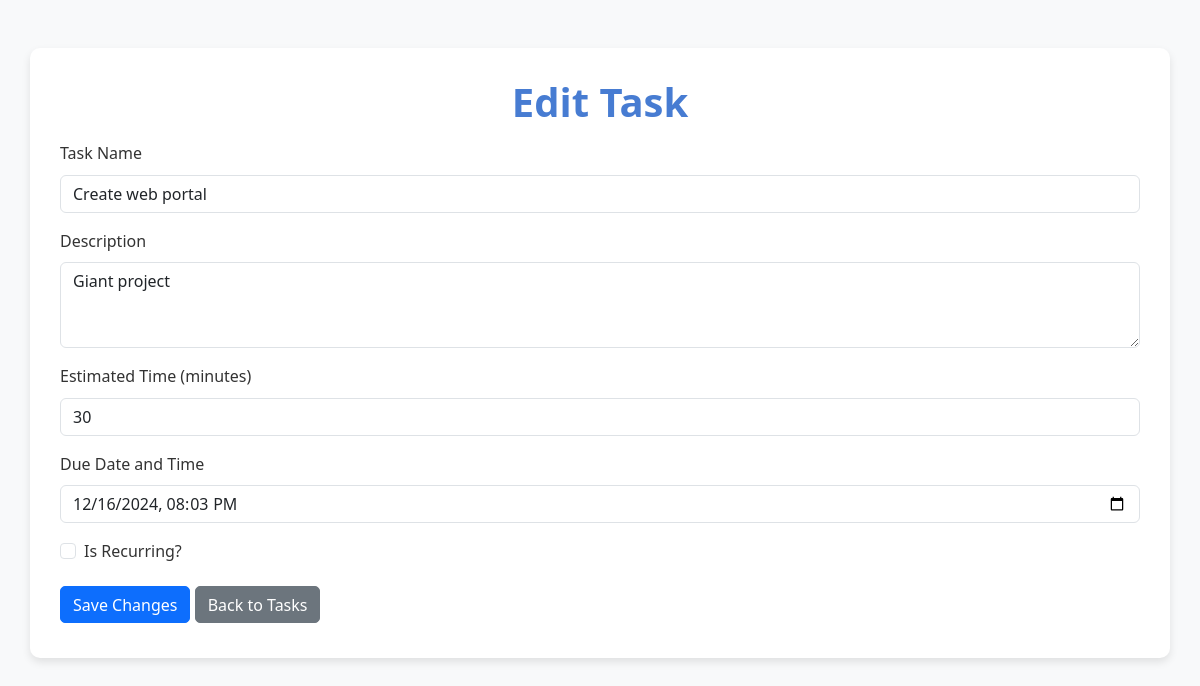
The page /tasks/edit/1/ (signed in) on the database as committed earlier.
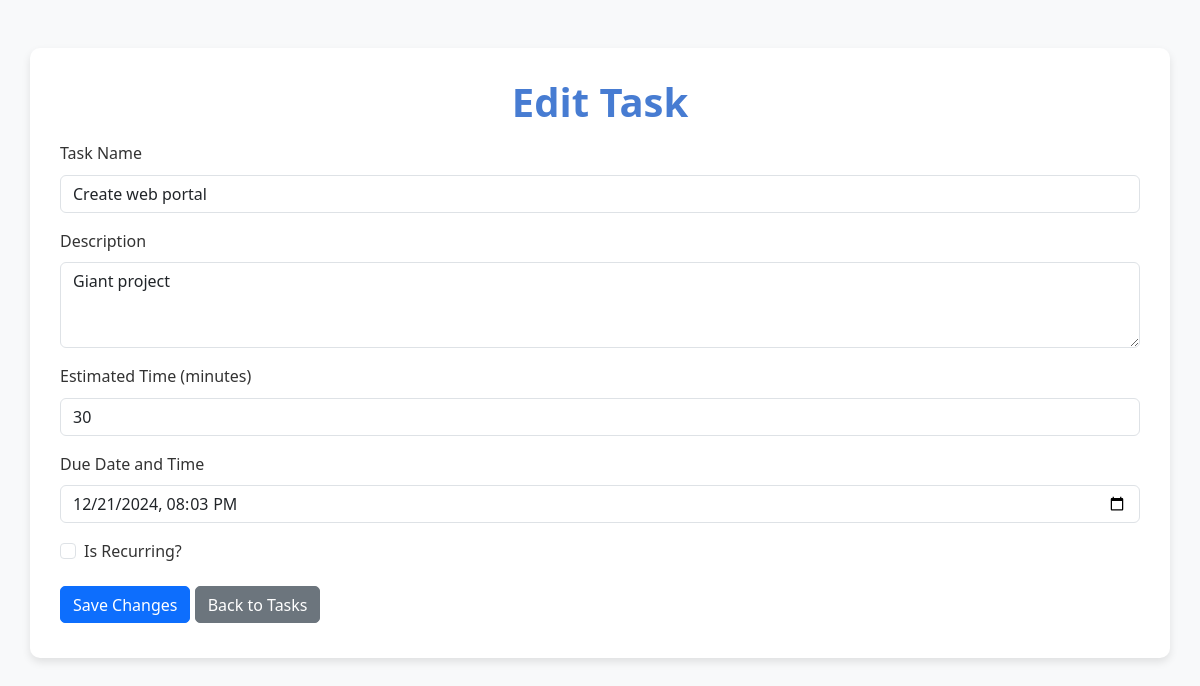
The same page on the database as committed later.
### tasker/models.py (models this page shows, shortened)
class Task(models.Model):
    user = models.ForeignKey(User, on_delete=models.DO_NOTHING)
    category = models.ForeignKey(Category, on_delete=models.SET_NULL, null=True, blank=True)
    name = models.CharField(max_length=150)
    description = models.CharField(max_length=1000)
    time = models.IntegerField()
    creation_date = models.DateTimeField(auto_now_add=True)
    recurring = models.BooleanField(default=False)
    due_date_time = models.DateTimeField()
    status = models.BooleanField(default=False)
    archived = models.BooleanField(default=False)

### tasker/views.py (the view, shortened to what this page needs)
# urls.py: path('tasks/edit/<int:task_id>/', EditTaskView.as_view(), name='edit_task'),
class EditTaskView(LoginRequiredMixin, View):
    login_url = 'login'
    def get(self, request, task_id):
        task = get_object_or_404(Task, id=task_id, user=request.user)
        return render(request, 'tasker/edit_task.html', {"task": task})

### tasker/templates/tasker/edit_task.html (shortened to what this page needs)
{% load static %}
<!DOCTYPE html>
<html lang="en">
<head>
    <link rel="stylesheet" href="https://cdnjs.cloudflare.com/ajax/libs/bootstrap/5.3.0/css/bootstrap.min.css">
    <link rel="stylesheet" href="{% static 'style.css' %}">
</head>
<body>
    <div class="container mt-5">
        <h1 class="text-center">Edit Task</h1>
        <form method="POST" action="">
            <div class="mb-3">
                <label for="name" class="form-label">Task Name</label>
                <input type="text" name="name" class="form-control" id="name" value="{{ task.name }}" required>
            </div>
            <div class="mb-3">
                <label for="description" class="form-label">Description</label>
                <textarea name="description" class="form-control" id="description" rows="3" required>{{ task.description }}</textarea>
            </div>
            <div class="mb-3">
                <label for="time" class="form-label">Estimated Time (minutes)</label>
                <input type="number" name="time" class="form-control" id="time" value="{{ task.time }}" min="1" required>
            </div>
            <div class="mb-3">
                <label for="due_date_time" class="form-label">Due Date and Time</label>
                <input type="datetime-local" name="due_date_time" class="form-control" id="due_date_time" value="{{ task.due_date_time|date:'Y-m-d\TH:i' }}" required>
            </div>
            <div class="form-check mb-3">
                <input type="checkbox" name="recurring" class="form-check-input" id="recurring" {% if task.recurring %}checked{% endif %}>
                <label for="recurring" class="form-check-label">Is Recurring?</label>
            </div>
            <button type="submit" class="btn btn-primary">Save Changes</button>
            <a href="{% url 'task_list' %}" class="btn btn-secondary">Back to Tasks</a>
        </form>
    </div>
</body>
</html>

Rows that differ between the two databases and show on the page:
changed Task "Create web portal": due_date_time "12/16/2024 20:03" → "12/21/2024 20:03"
